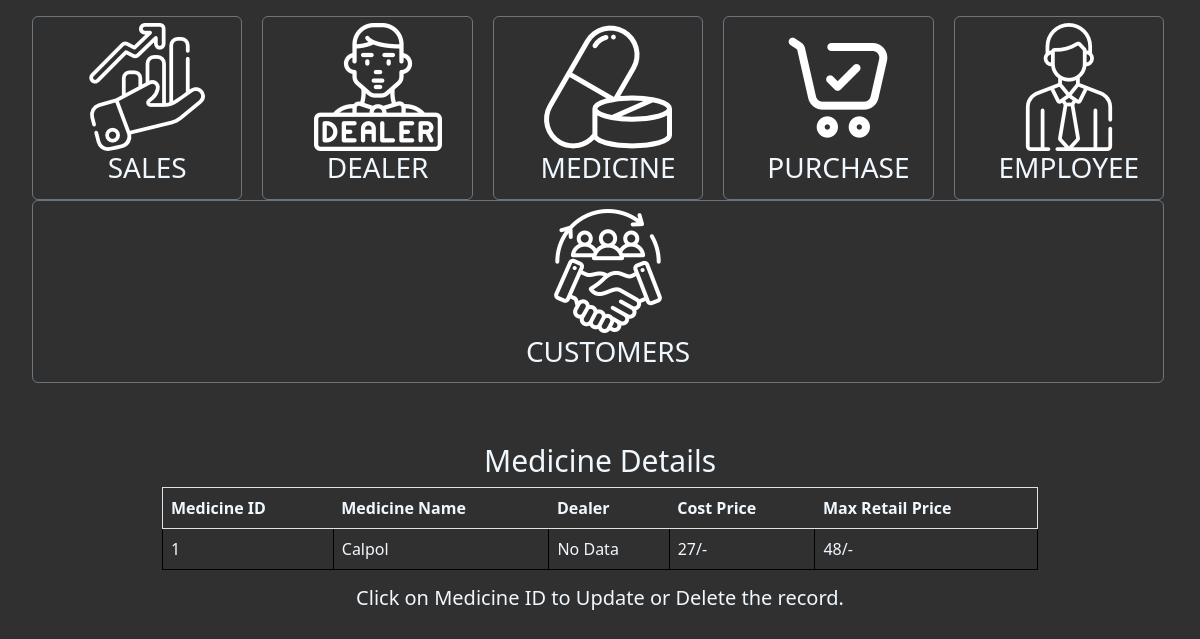
/view_med/, run on the app's committed database.
### medstore/models.py (models this page shows, shortened)
class Medicine(models.Model):
    m_name = models.CharField(max_length=30)
    dname = models.CharField(max_length=30)
    price = models.IntegerField()
    mrp = models.IntegerField()

### medstore/views.py (the view)
# urls.py: path('view_med/',views.view_med, name='view_med'),
def view_med(request):
    med = Medicine.objects.all()
    dict = {"med": med}
    return render(request, 'view_med.html',dict)

### medstore/templates/view_med.html (shortened to what this page needs)
<!DOCTYPE html>
<html lang="en">
    <head>
        {% load static %}
        <link href="https://cdn.jsdelivr.net/npm/bootstrap@5.2.3/dist/css/bootstrap.min.css" rel="stylesheet">
</head>
<body>
    <link rel="stylesheet" href="{% static '/js/view_dealer.css' %}">
    <div class="container-fluid mt-3" >
        <div class="container-fluid mt-3 row" id="main_menu">
            <div class="btn btn-outline-secondary dropdown col" data-bs-toggle="dropdown">
                <div class="dropdown col">
                    <img src="{% static '/js/sales.png' %}" alt="sales">
                    <h3 >SALES</h3>
                </div>
            </div>
            <div class="btn btn-outline-secondary dropdown col" data-bs-toggle="dropdown">
                <div class="dropdown col">
                    <img src="{% static '/js/dealer.png' %}" alt="dealer">
                    <h3>DEALER</h3>
                </div>
            </div>
            <div class="btn btn-outline-secondary dropdown col" data-bs-toggle="dropdown">
                <div class="dropdown col">
                    <img src="{% static '/js/medicine.png' %}" alt="medicine">
                    <h3>MEDICINE</h3>
                </div>
            </div>
            <div class="btn btn-outline-secondary dropdown col" data-bs-toggle="dropdown">
                <div class="dropdown col">
                    <img src="{% static '/js/purchase.png' %}" alt="PURCHASE">
                    <h3 >PURCHASE</h3>
                </div>
            </div>
            <div class="btn btn-outline-secondary dropdown col" data-bs-toggle="dropdown">
                <div class="dropdown col">
                    <img src="{% static '/js/employee.png' %}" alt="employee">
                    <h3>EMPLOYEE</h3>
                </div>
            </div>
            <div class="btn btn-outline-secondary dropdown col" data-bs-toggle="dropdown">
                <div class="dropdown col">
                    <img src="{% static '/js/customer.png' %}" alt="customers">
                    <h3 >CUSTOMERS</h3>
                </div>
            </div>
        </div>
    </div>
    <div class="container-fluid " id="dealer_table">
        <div>
            <h4>Medicine Details</h4>
            <div class="col">
                <table border="1" class="table table-responsive  col-md-10">
                    <tr>
                        <th>Medicine ID</th>
                        <th>Medicine Name</th>
                        <th>Dealer</th>
                        <th>Cost Price</th>
                        <th>Max Retail Price</th>
                    </tr>
                    {% for foo in med %}
                    <tr>
                        <td class="idlink" id="idlink">
                            <a href="/medformview/{{ foo.id }}">{{ foo.id }}</a>
                        </td>
                        <td>{{ foo.m_name }}</td>
                        <td>{{ foo.dname }}</td>
                        <td>{{ foo.price }}/-</td>
                        <td>{{ foo.mrp }}/-</td>
                    </tr>
                    {% endfor %}
                </table>
            </div>
            <footer>
                <h5>Click on Medicine ID to Update or Delete the record.</h5>
            </footer>
        </div>
    </div>
</body>
</html>

### medstore/static/js/view_dealer.css (style rules this page uses)
body { background-color: #303030; }
.btn { height: 100%; }
h3 { color: aliceblue; }
.dropdown { display: flex; flex-wrap: wrap; flex-direction: column; align-content: center; align-items: center; position: relative; margin-left: 20px; }
a { text-decoration: none; color: aliceblue; }
td { color: aliceblue; }
table, td { border: 1px solid black; padding: 4px; border-collapse: collapse }
td:empty::before { content: "No Data" }
#dealer_table { padding-top: 20px; margin-top: 40px; height: 100%; width: 75%; align-items: center; }
h4 { color: aliceblue; font-size: 30px; font-weight: 500; align-items: center; display: flex; justify-content: center; }
h5 { color: aliceblue; font-size: 20px; font-weight: 400; align-items: center; display: flex; justify-content: center; }
th { color: aliceblue; }

### data on the page
Medicine: id "1", m_name "Calpol", price "27", mrp "48"
